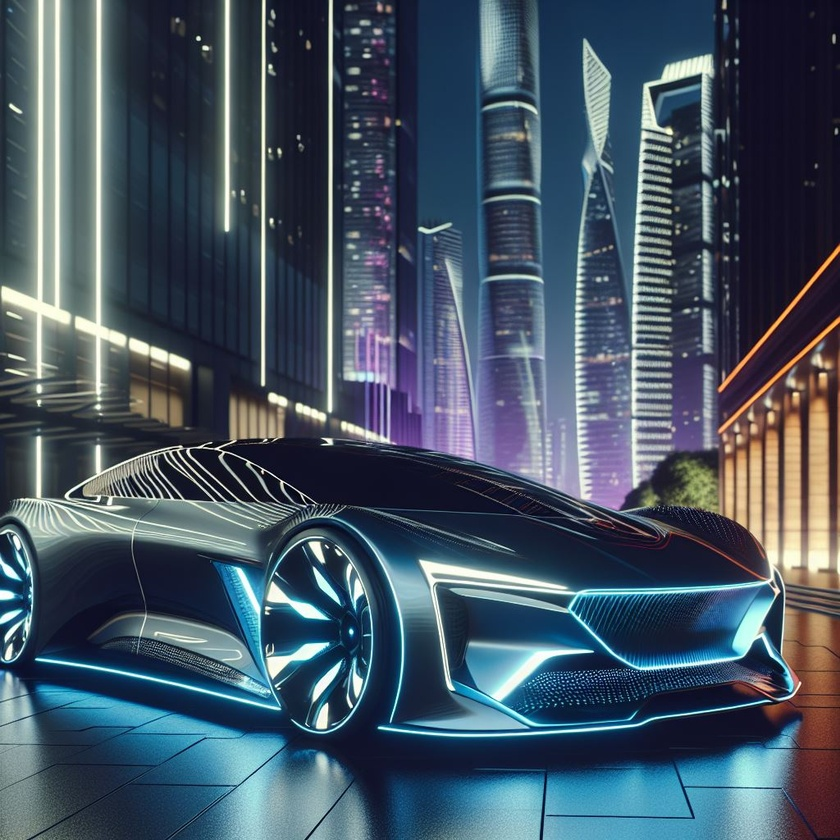
#> input picture water_marker_app/input_dir/A high-end, futuristic luxury car parked on a sleek city street at night, with glowing neon lights r.jpeg, 840 x 840 px, shrunk from 1024 x 1024 before the run; its folder holds only this picture in this run
$ python app.py
#> lines starting #> are read from the running program, lines starting #| are printed output that depends on the picture
import os
from PIL import Image, ImageDraw, ImageFont

def add_water_amrk_to_image(input_dir="input_dir", output_dir="output_dir", water_mark_text="", position=(0, 0), font_size=32):

#> called with input_dir = 'input_dir', output_dir = 'output_dir', water_mark_text = '@umind67', position = (0, 0), font_size = 100
    if not os.path.exists(output_dir):
        os.makedirs(output_dir)

    for file_name in os.listdir(input_dir):
        # Apply only if file is an image
        if file_name.lower().endswith((".jpg",".jpeg", ".png", ".bmp")):
            image_path = os.path.join(input_dir, file_name)
            original_image = Image.open(image_path)
#> original_image is the input picture: PIL image 840x840 RGB; mean R, G, B 68.8, 84.7, 99.4
            width, height = original_image.size
#> width = 840; height = 840
            print(f"Image name: {file_name}")
            print(f"Width: {width}, Height: {height}")
#| Width: 840, Height: 840

            draw_image = ImageDraw.Draw(original_image)

            font = ImageFont.load_default(font_size)

            _, _, text_width ,text_height  = font.getbbox(water_mark_text)

            #Calculate coordinates of text
            x_coordinate = width - text_width - 100
#> x_coordinate = 250
            y_coordinate = height - text_height - 100
#> y_coordinate = 632

            draw_image.text((x_coordinate, y_coordinate), water_mark_text, "white", font=font)

            original_image.save(os.path.join(output_dir, 'water_mark_'+file_name))
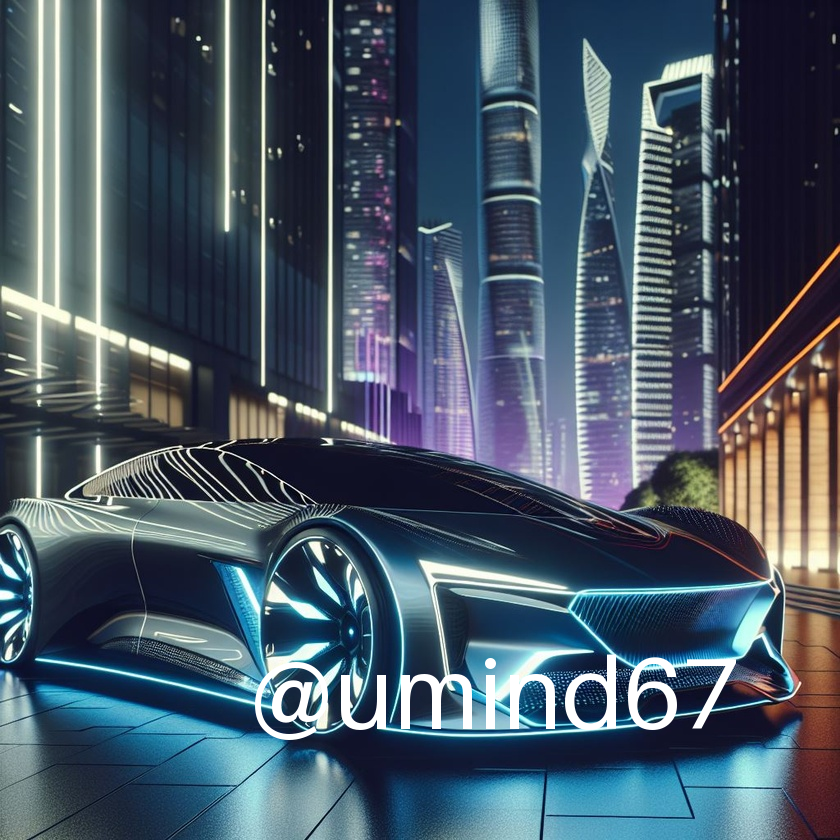
#> saved as water_mark_A high-end, futuristic luxury car parked on a sleek city street at night, with glowing neon lights r.jpeg: PIL image 840x840 RGB; mean R, G, B 71.9, 87.2, 101.6


add_water_amrk_to_image(water_mark_text="@umind67", font_size=100)
